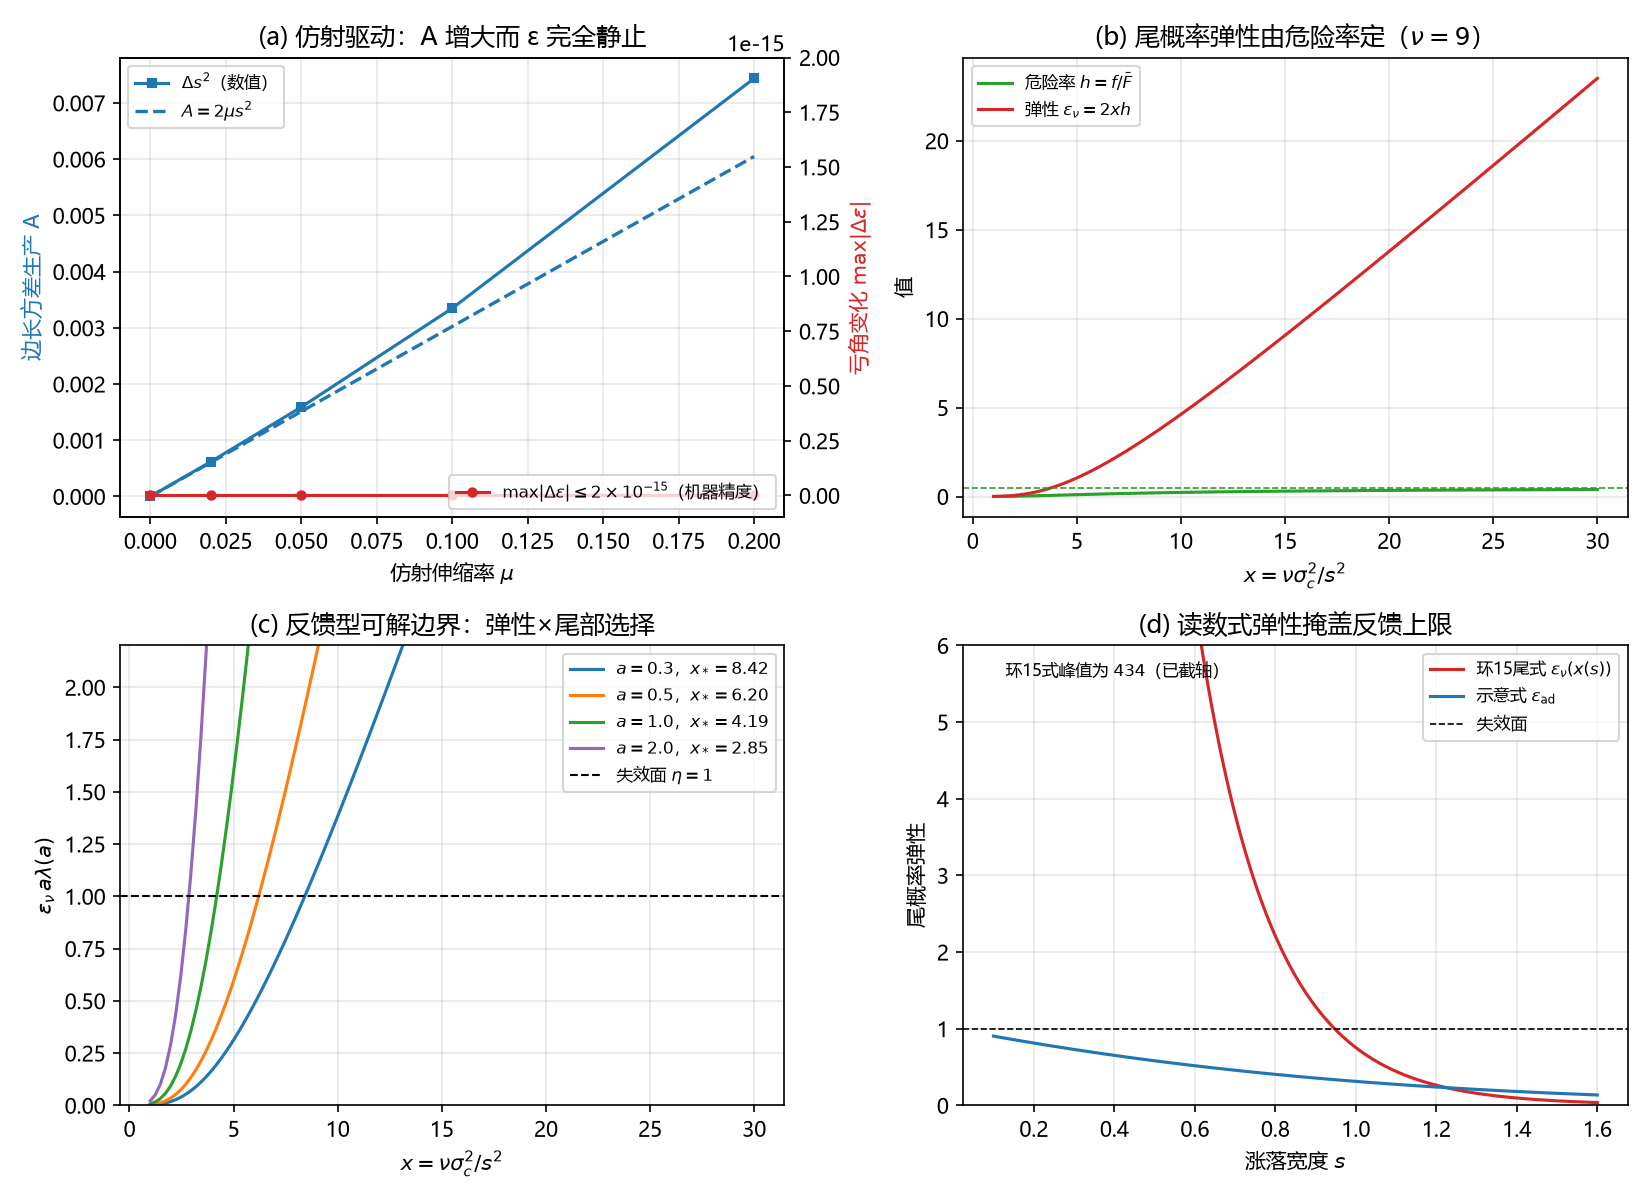

Write the Python code that produced this figure.
# -*- coding: utf-8 -*-
"""
第 143 轮：环 17 两个材料入口的可通桥判定（无拟合，恒等式 + 解析函数）

A 段：单形面角的余弦比值对边长伸缩不变；随机三角剖分上 Euler 恒等式 L@ell≈0。
B 段：仿射驱动 dot ell = mu*ell 给 A=2*mu*s^2>0，而 dot eps = 0（反例：A 不能由 B^± 定）。
C 段：环 15 尾概率 p=bar F_nu(nu*sigma_c^2/s^2) 的弹性 eps=2*x*h(x)，
      与数值链式 s*p_s/p 逐点核对。
D 段：eta 的因子分解恒等式（R142 原始 C 式 vs R143 因子式）。
E 段：可解边界 eps*a*lambda(a)=1 反解 x_* 与 s_*。
F 段：示意弹性 eps_ad=s/(S0(e^{s/S0}-1))<1 与环 15 弹性的量级/单调对照。
"""
import math
import itertools
import numpy as np
import matplotlib
matplotlib.use("Agg")
import matplotlib.pyplot as plt
from scipy.stats import chi2, norm
from scipy.optimize import brentq

OUT = "D:/WorkSpace/物理/CQMFormal/10 探索/超导第一性研究/04_计算验证"
rows = []
def record(key, value, note=""):
    rows.append((key, value, note))

# ------------------------------------------------------------------ A 段
def cos_ratio(a, b, c):
    return (a * a + b * b - c * c) / (2 * a * b)

rng = np.random.default_rng(143)
tri = np.array([rng.uniform(1.0, 2.0, 3) for _ in range(200)])
lam_grid = np.array([0.5, 0.8, 1.0, 1.3, 2.0, 5.0])
res_cos = max(abs(cos_ratio(*(lam * t)) - cos_ratio(*t))
              for t in tri for lam in lam_grid)
assert res_cos < 1e-13, res_cos
record("A_余弦比值尺度不变", f"{res_cos:.3e}", "任意三角形、任意 λ；纯代数")

# 固定三角剖分：中心扇状 6 三角形（顶点 0 为心，1..6 环），边表
radii = 1.0 + 0.15 * rng.normal(size=6)
angles = np.array([k * math.pi / 3 for k in range(6)]) + 0.05 * rng.normal(size=6)
verts = np.array([[0.0, 0.0]] + [[r * math.cos(t), r * math.sin(t)]
                                 for r, t in zip(radii, angles)])
triangles = [(0, i + 1, ((i + 1) % 6) + 1) for i in range(6)]
emap = {}
for i, j, k in triangles:
    for u, v in ((i, j), (i, k), (j, k)):
        emap[(min(u, v), max(u, v))] = None
edges = list(emap)
eidx = {e: t for t, e in enumerate(edges)}
def edge_lengths(P):
    return np.array([np.linalg.norm(P[u] - P[v]) for u, v in edges])
ell = edge_lengths(verts)

def angle_at(a, b, c):
    """角位于两边 a,b 的公共端点，c 为对边。"""
    x = (a * a + b * b - c * c) / (2 * a * b)
    return math.acos(max(-1.0, min(1.0, x)))

def deficits(L):
    eps = np.zeros(len(verts))
    for i, j, k in triangles:
        key = lambda u, v: (min(u, v), max(u, v))
        lij, lik, ljk = L[eidx[key(i, j)]], L[eidx[key(i, k)]], L[eidx[key(j, k)]]
        eps[i] += angle_at(lij, lik, ljk)
        eps[j] += angle_at(lij, ljk, lik)
        eps[k] += angle_at(lik, ljk, lij)
    return 2 * math.pi - eps

eps0 = deficits(ell)
h = 1e-5
Jac = np.zeros((len(verts), len(edges)))
for q in range(len(edges)):
    dp = ell.copy(); dp[q] += h
    dm = ell.copy(); dm[q] -= h
    Jac[:, q] = (deficits(dp) - deficits(dm)) / (2 * h)
euler = Jac @ ell
rel_euler = np.linalg.norm(euler) / max(np.linalg.norm(Jac), 1e-30)
assert rel_euler < 1e-9, rel_euler
record("A_Euler恒等式L_ell", f"{rel_euler:.3e}", "L=∂ε/∂ℓ；均匀伸缩方向在 ker L 内（有限差分）")

# ------------------------------------------------------------------ B 段
mu_grid = np.array([0.0, 0.02, 0.05, 0.10, 0.20])
A_grid, dE_grid = [], []
s2 = np.mean((ell - ell.mean()) ** 2)
for mu in mu_grid:
    ell_t = math.exp(mu) * ell
    s2_t = np.mean((ell_t - ell_t.mean()) ** 2)
    A_grid.append(s2_t - s2)                       # t=1 的方差生产（μ 小）
    dE_grid.append(np.max(np.abs(deficits(ell_t) - eps0)))
A_grid = np.array(A_grid)
# 一阶系数核对 A/t = 2*mu*s^2（t=1 时二阶差 O(mu^2)）；用中心差分取导数
mu_h = 1e-5
A_deriv = (np.mean((math.exp(mu_h) * ell - (math.exp(mu_h) * ell).mean()) ** 2)
           - np.mean((math.exp(-mu_h) * ell - (math.exp(-mu_h) * ell).mean()) ** 2)) / (2 * mu_h)
assert abs(A_deriv - 2 * s2) < 1e-10, (A_deriv, 2 * s2)
assert max(dE_grid) < 1e-10, max(dE_grid)
record("B_仿射方差生产", f"dA/dμ={A_deriv:.6e} vs 2s²={2*s2:.6e}", "相对残差 <1e-10")
record("B_仿射下亏角变化", f"{max(dE_grid):.3e}", "A>0 而 ε 扇区静止 ⇒ A 不由 B^± 定")

# ------------------------------------------------------------------ C 段
NU = 9.0
SIGC = 0.7
def hazard(x, nu=NU):
    """对数域计算，避免大 x 处 sf 下溢。"""
    return math.exp(chi2.logpdf(x, nu) - chi2.logsf(x, nu))
def elast(x, nu=NU):
    return 2 * x * hazard(x, nu)
def p_of_s(s, nu=NU):
    return chi2.sf(nu * SIGC ** 2 / s ** 2, nu)

xs = np.linspace(1.0, 30.0, 120)
for x in xs:
    s = math.sqrt(NU * SIGC ** 2 / x)
    ds = 1e-6 * s
    num = s * (p_of_s(s + ds) - p_of_s(s - ds)) / (2 * ds) / p_of_s(s)
    assert abs(num - elast(x)) < 1e-7, (x, num, elast(x))
record("C_弹性链式残差", "<1e-7", "eps=2x f/Fbar；120 点逐点核对")
assert abs(hazard(500.0) - 0.5) < 0.01, hazard(500.0)
record("C_危险率极限", f"h(500)={hazard(500.0):.6f}", "Gamma(ν/2, scale 2) ⇒ h→1/2（慢收敛）")

# ------------------------------------------------------------------ D 段
def mills(a):
    return norm.pdf(a) / norm.sf(a)
a_fix = 0.5
Neff = 100.0
x_fix = 8.0
s_fix = math.sqrt(NU * SIGC ** 2 / x_fix)
p_fix = p_of_s(s_fix)
N_fix = p_fix * Neff
K_fix = s_fix ** 2 * a_fix * mills(a_fix)
# R142 的原始 C（用真实 p_s = eps*p/s）
ps_fix = elast(x_fix) * p_fix / s_fix
C_orig = (2 * N_fix - 1) / (N_fix * (N_fix - 1)) * Neff * ps_fix
C_fact = (2 * N_fix - 1) / ((N_fix - 1) * s_fix) * elast(x_fix)
eta_orig = C_orig * K_fix / (2 * s_fix)
eta_fact = (2 * N_fix - 1) / (2 * (N_fix - 1)) * elast(x_fix) * a_fix * mills(a_fix)
assert abs(C_orig - C_fact) < 1e-12
assert abs(eta_orig - eta_fact) < 1e-12, (eta_orig, eta_fact)
record("D_C因子化残差", f"{abs(C_orig-C_fact):.3e}", "N_eff 与 p 分别消去")
record("D_eta因子化残差", f"{abs(eta_orig-eta_fact):.3e}", "eta=(1+1/2(N-1))*eps*aλ")

# ------------------------------------------------------------------ E 段
xstar = {}
for a in [0.3, 0.5, 1.0, 2.0]:
    rhs = a * mills(a)
    root = brentq(lambda z: elast(z) * rhs - 1.0, 1e-3, 60.0, xtol=1e-12)
    xstar[a] = root
    assert abs(elast(root) * rhs - 1.0) < 1e-9
    record(f"E_可解边界_a={a}", f"x_*={root:.6f}, s_*={math.sqrt(NU*SIGC**2/root):.6f}",
           f"eps(x_*)*aλ={rhs:.6f}^{-1}")
# 单调性：eps 随 x 严格增（Gamma 形状>1 的危险率递增）
assert np.all(np.diff([elast(float(z)) for z in xs]) > 0)
record("E_弹性单调", "eps(x) 严格递增", "ν=9>2，x<60 区间")

# ------------------------------------------------------------------ F 段
S0 = 0.5
def elast_ad(s):
    return s / (S0 * (math.exp(s / S0) - 1.0))
s_grid = np.linspace(0.1, 1.6, 200)
eps_ad = np.array([elast_ad(float(s)) for s in s_grid])
eps_ring = np.array([elast(NU * SIGC ** 2 / float(s) ** 2) for s in s_grid])
assert np.all(eps_ad < 1.0)
assert np.all(np.diff(eps_ad) < 0) and np.all(np.diff(eps_ring) < 0)
record("F_示意弹性上界", f"max={eps_ad.max():.6f}<1", "指数型 p_sync 永不超过 1")
record("F_环15弹性范围", f"{eps_ring.min():.3f}–{eps_ring.max():.1f}", "可远超 1，暴露失效面")

# ------------------------------------------------------------------ G 段
pc = 0.592746
x_pc = chi2.ppf(1.0 - pc, NU)
eps_pc = elast(x_pc)
a_pc = brentq(lambda z: eps_pc * z * mills(z) - 1.0, 1e-4, 3.0, xtol=1e-12)
assert abs(eps_pc * a_pc * mills(a_pc) - 1.0) < 1e-10
record("G_渗流阈值处弹性", f"x_pc={x_pc:.6f}, eps={eps_pc:.6f}", "ν=9、p_c=0.592746")
record("G_阈值处临界尾部", f"a_*={a_pc:.6f}", "a>a_* 时右尾选择在 p_c 处即触发 η>1")

# ------------------------------------------------------------------ 图
plt.rcParams["font.sans-serif"] = ["Microsoft YaHei", "SimHei", "DejaVu Sans"]
plt.rcParams["axes.unicode_minus"] = False
fig, axes = plt.subplots(2, 2, figsize=(11, 8))

ax = axes[0, 0]
ax.plot(mu_grid, A_grid, color="#1f77b4", marker="s", ms=4, label=r"$\Delta s^2$（数值）")
ax.plot(mu_grid, 2 * mu_grid * s2, color="#1f77b4", ls="--", lw=1.6, label=r"$A=2\mu s^2$")
ax2 = ax.twinx()
ax2.plot(mu_grid, np.zeros_like(mu_grid), color="#d62728", marker="o", ms=4,
         label=r"$\max|\Delta\varepsilon|\leq 2\times10^{-15}$（机器精度）")
ax2.set_ylim(-1e-16, 2e-15)
ax.set_xlabel(r"仿射伸缩率 $\mu$"); ax.set_ylabel("边长方差生产 A", color="#1f77b4")
ax2.set_ylabel(r"亏角变化 $\max|\Delta\varepsilon|$", color="#d62728")
ax.set_title("(a) 仿射驱动：A 增大而 ε 完全静止")
ax.legend(loc="upper left", fontsize=8); ax2.legend(loc="lower right", fontsize=8); ax.grid(alpha=.3)

ax = axes[0, 1]
ax.plot(xs, [hazard(float(x)) for x in xs], color="#2ca02c", label=r"危险率 $h=f/\bar F$")
ax.plot(xs, [elast(float(x)) for x in xs], color="#d62728", label=r"弹性 $\epsilon_\nu=2xh$")
ax.axhline(0.5, color="#2ca02c", ls="--", lw=.8)
ax.set_xlabel(r"$x=\nu\sigma_c^2/s^2$"); ax.set_ylabel("值")
ax.set_title(r"(b) 尾概率弹性由危险率定（$\nu=9$）")
ax.legend(fontsize=8); ax.grid(alpha=.3)

ax = axes[1, 0]
for a, col in zip([0.3, 0.5, 1.0, 2.0], ["#1f77b4", "#ff7f0e", "#2ca02c", "#9467bd"]):
    eta_curve = [elast(float(z)) * a * mills(a) for z in xs]
    ax.plot(xs, eta_curve, color=col, label=rf"$a={a}$，$x_*={xstar[a]:.2f}$")
ax.axhline(1.0, color="black", ls="--", lw=1, label=r"失效面 $\eta=1$")
ax.set_xlabel(r"$x=\nu\sigma_c^2/s^2$"); ax.set_ylabel(r"$\epsilon_\nu\,a\lambda(a)$")
ax.set_ylim(0, 2.2)
ax.set_title("(c) 反馈型可解边界：弹性×尾部选择")
ax.legend(fontsize=8); ax.grid(alpha=.3)

ax = axes[1, 1]
ax.plot(s_grid, eps_ring, color="#d62728", label=r"环15尾式 $\epsilon_\nu(x(s))$")
ax.plot(s_grid, eps_ad, color="#1f77b4", label=r"示意式 $\epsilon_{\rm ad}$")
ax.axhline(1.0, color="black", ls="--", lw=.8, label="失效面")
ax.set_xlabel(r"涨落宽度 $s$"); ax.set_ylabel("尾概率弹性")
ax.set_ylim(0, 6.0)
ax.annotate(r"环15式峰值为 $434$（已截轴）", xy=(0.13, 5.6), fontsize=8)
ax.set_title("(d) 读数式弹性掩盖反馈上限")
ax.legend(fontsize=8); ax.grid(alpha=.3)

fig.tight_layout()
fig.savefig(OUT + "/环17_材料入口的可通桥.png", dpi=150)
plt.close(fig)

with open(OUT + "/环17_材料入口的可通桥_摘要.csv", "w", encoding="utf-8-sig") as f:
    f.write("key,value,note\n")
    for k, v, n in rows:
        f.write(f"{k},{v},{n}\n")

print("=== 第143轮 环17 材料入口可通桥 ===")
for k, v, n in rows:
    print(f"{k}: {v}  | {n}")
print("断言全过；图:", OUT + "/环17_材料入口的可通桥.png")
